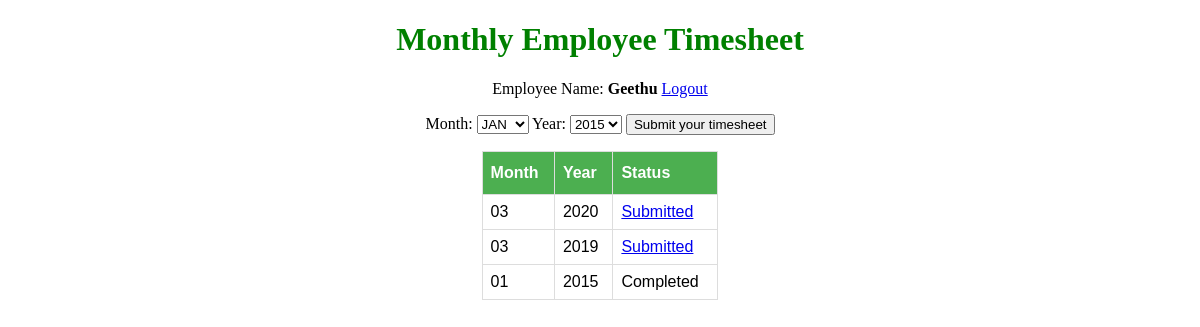
/timelog/ (signed in), run on an earlier commit of the app's database.
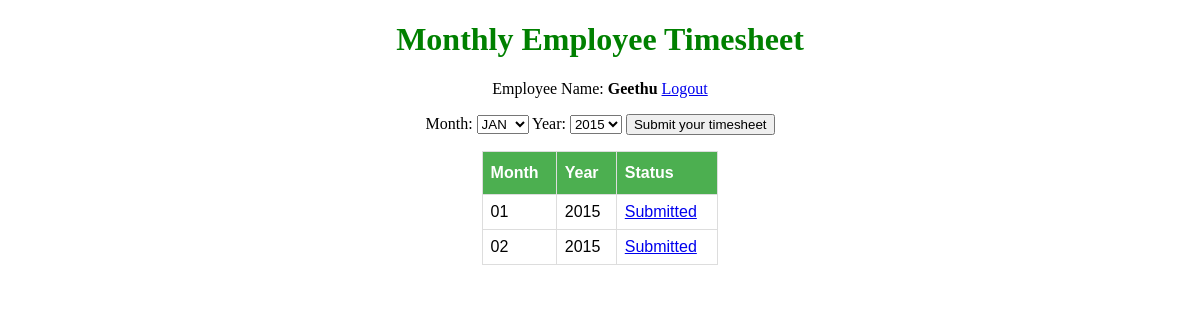
And on a later commit of the database.
### user_auth/models.py (models this page shows, shortened)
class Employee(models.Model):
    reference = models.AutoField(primary_key=True, unique=True)
    name = models.CharField(max_length=100, null=True, help_text="Enter your full name")
    login = models.EmailField(max_length=200, unique=True, help_text="Enter your company email id")
    password = models.CharField(max_length=20)

### timelog/models.py (models this page shows, shortened)
class Hours(models.Model):
    MONTHS = (
        ('01', 'JAN'),
        ('02', 'FEB'),
        ('03', 'MAR'),
        ('04', 'APR'),
        ('05', 'MAY'),
        ('06', 'JUN'),
        ('07', 'JUL'),
        ('08', 'AUG'),
        ('09', 'SEP'),
        ('10', 'OCT'),
        ('11', 'NOV'),
        ('12', 'DEC')
    )
    YEARS = (
        ('2015', '2015'),
        ('2016', '2016'),
        ('2017', '2017'),
        ('2018', '2018'),
        ('2019', '2019'),
        ('2020', '2020')
        )
    STATUS = (
        ('Pending', 'Pending'),
        ('Submitted', 'Submitted'),
        ('Completed', 'Completed')
    )
    reference_pk = models.ForeignKey(Employee, on_delete=models.CASCADE)
    month = models.CharField(max_length=2, choices=MONTHS, default='JAN')
    year = models.CharField(max_length=4, choices=YEARS, default='2020')
    submitting_date = models.DateTimeField(auto_now_add=True)
    total_hours = models.DecimalField(max_digits=5, decimal_places=2)
    week1 = models.DecimalField(max_digits=4, decimal_places=2)
    week2 = models.DecimalField(max_digits=4, decimal_places=2)
    week3 = models.DecimalField(max_digits=4, decimal_places=2)
    week4 = models.DecimalField(max_digits=4, decimal_places=2)
    status = models.CharField(max_length=20, choices=STATUS, default='Pending')
    class Meta:
        verbose_name_plural = "Hours"

### timelog/views.py (the view)
# urls.py: path('', views.index, name='index'),
def index(request, *args, **kwargs):
    form = TimesheetForm(request.POST or None)
    context = {}
    context['reporting_year'], context['reporting_month'] = month_year(settings.REPORTING_DATE)
    if 'user_id' in request.session:
        user = get_user(request)
        context['user'] = user
        logger.info("Employee name:" + user.name)
        try:
            data = Hours.objects.filter(reference_pk=Employee.objects.get(reference=request.session['user_id']))
        except Hours.DoesNotExist:
            data = None
        return render(request, 'timelog/index.html', {'form': form, 'data': data, 'context': context})
    return redirect('loginto')

### timelog/forms.py (shortened to what this page needs)
class TimesheetForm(forms.ModelForm):
    month = forms.ChoiceField(choices=Hours.MONTHS)
    class Meta:
        model = Hours
        fields = [
            'month',
            'year',
            'total_hours',
            'week1',
            'week2',
            'week3',
            'week4'
        ]

### timelog/views.py (called while the page is built)
def month_year(reporting_date):
    year = reporting_date[:4]
    month = reporting_date[5:7]
    return year, month

### user_auth/views.py (called while the page is built)
def get_user(request):
    return Employee.objects.get(reference=request.session['user_id'])

### timelog/templates/timelog/index.html (shortened to what this page needs)
{% extends 'base.html' %}
{% load static %}
{% block content %}
<link rel="stylesheet" type="text/css" href="{% static 'timelog/css/index.css' %}">
<div class="container">
  <h1>Monthly Employee Timesheet</h1>
  <p>Employee Name: <b>{{ context.user.name }}</b> <a href="{% url 'logout' %}">Logout</a></p>
  <div class="form-group">
    <form method="get" action="{% url 'timelog:create'%}">
    <div class="my">
      <p>{{ form.month.label_tag }}
        <select name="month">
          {% for choice in form.fields.month.choices %}
          {% if choice.0 < context.reporting_month %}
          <option value="{{ choice.0 }}" name="monthId">{{ choice.1 }}</option>
          {% endif %}
          {% endfor %}
        </select>
        {{ form.year.label_tag }}
        <select name="year">
          {% for choice in form.year.field.choices %}
          {% if choice.0 <= context.reporting_year %}
          <option value="{{ choice.0 }}">{{ choice.1 }}</option>
          {% endif %}
          {% endfor %}
        </select>
        <button type="submit"> Submit your timesheet</button>
      </p>
    </div>
  </div>
  <table id="status">
    <tr>
      <th>Month</th>
      <th>Year</th>
      <th>Status</th>
    </tr>
    {% for d in data %}
    <tr>
    <td>{{ d.month }}</td>
    <td>{{ d.year }}</td>
    {% if d.status == 'Submitted' %}
    <td><a href="{% url 'timelog:update' pk=d.id %}">{{ d.status }}</a></td>
    {% else %}
    <td>{{ d.status }}</td>
    {% endif %}
    </tr>
    {% endfor %}
  </table>
</div>
{% endblock %}

### templates/base.html (shortened to what this page needs)
<!DOCTYPE html>
<html>
<head>
</head>
<body>
  {% block content %}
  {% endblock %}
</body>
</html>

### timelog/static/timelog/css/index.css (style rules this page uses)
html { position: relative; min-width: 1024px; min-height: 768px; height: 100%; }
.container { box-sizing: border-box; text-align: center; }
.container h1 { color: green; }
table#status { margin-left: auto; margin-right: auto; font-family: Arial, Helvetica, sans-serif; border-collapse: collapse; width: 20%; }
table#status td, table#status th { border: 1px solid #ddd; padding: 8px; text-align: left; }
table#status th { padding-top: 12px; padding-bottom: 12px; text-align: left; background-color: #4CAF50; color: white; }

What changed in the data, as far as the page shows it:
removed Hours: month "03", year "2020", status "Submitted"
removed Hours: month "03", year "2019", status "Submitted"
removed Hours: month "01", year "2015", status "Completed"
added Hours: month "01", year "2015", status "Submitted"
added Hours: month "02", year "2015", status "Submitted"
